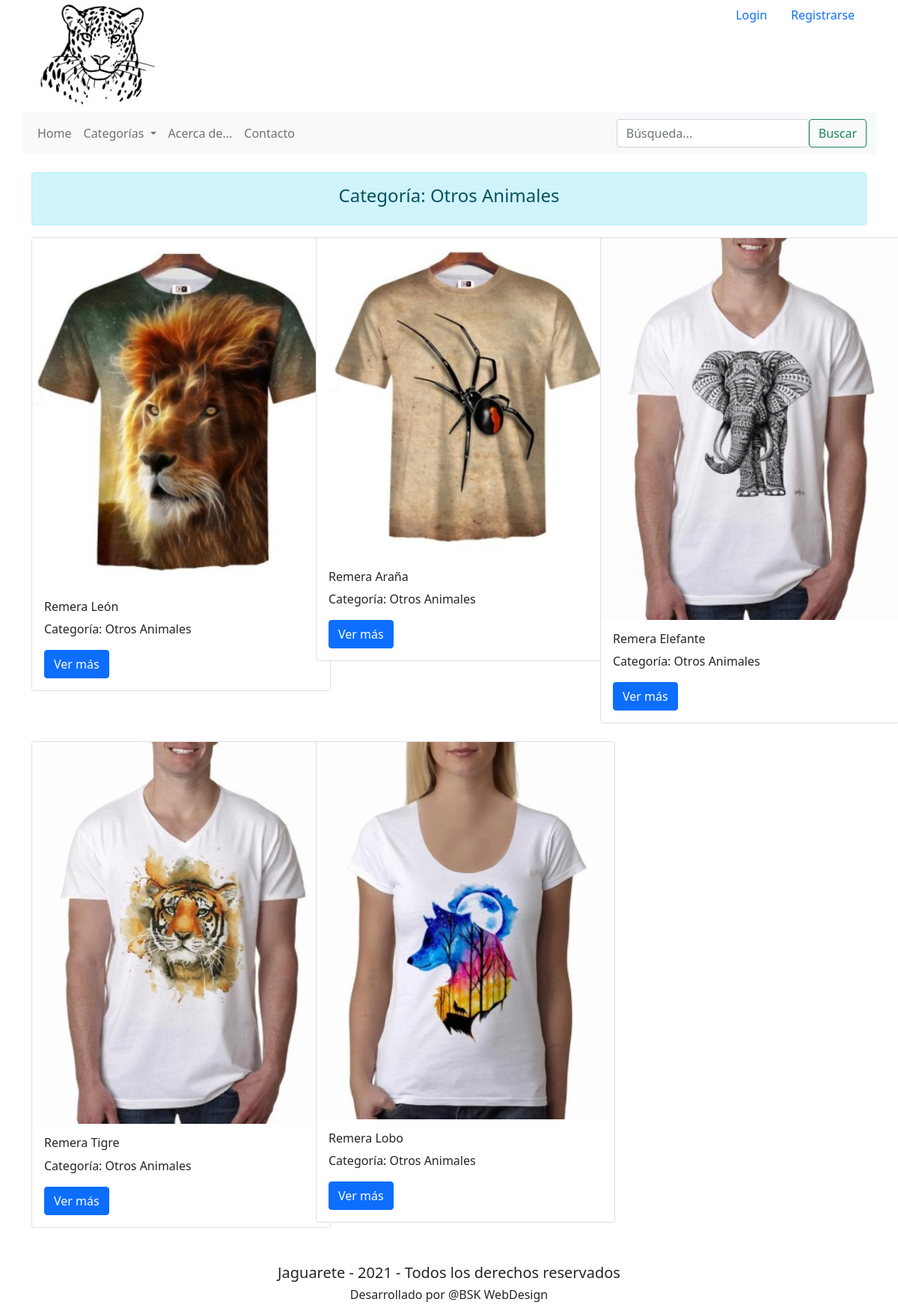
The page /apps/producto/filtro_categorias/2 on the database its author committed.
### apps/models.py (models this page shows, shortened)
class Categorias(models.Model):
    categoria = models.CharField(max_length=64, null=False)
    def __str__(self):
        return f"{self.categoria}"

class Producto(models.Model):
    categoria = models.ForeignKey(Categorias, on_delete=models.CASCADE, related_name="clasificacion_categoria")
    titulo = models.CharField(max_length=250, null=False)
    imagen = models.FileField(upload_to='imagenes/')
    contenido = models.CharField(max_length=2000, null=False)
    precio = models.IntegerField()

### apps/views.py (the view)
# urls.py: path('filtro_categorias/<int:categoria_id>', views.filtro_categorias, name="filtro_categorias"),
def filtro_categorias(request, categoria_id):
    una_categoria = get_object_or_404(Categorias, id=categoria_id)
    queryset = Producto.objects.all()
    queryset = queryset.filter(categoria=una_categoria)
    return render(request,"index.html", {
        "lista_productos": queryset,
        "lista_categorias": Categorias.objects.all(),
        "categoria_seleccionada": una_categoria
    })

### apps/templates/index.html (shortened to what this page needs)
<!DOCTYPE HTML lang="es">
<html lang="es">
{% extends "layout.html" %}
{% block content %}
    {% if categoria_seleccionada %}
        <div class="alert alert-info" role="alert"><h4 style="text-align: center;">Categoría: {{ categoria_seleccionada }}</h4></div>
        <div class="row">
            {% for un_producto in lista_productos %}
                <div class="col-sm-4">
                    <div class="card" style="width: 25rem;">
                        <img class="card-img-top" src="{{ media_url  }}{{ un_producto.imagen.url }}" alt="My image">
                        <div class="card-body">
                          <h6 class="card-title">{{ un_producto.titulo }}</h6>
                          <p class="card-text">Categoría: {{ un_producto.categoria }}</p>
                          <a href="{% url 'producto' un_producto.id %}" class="btn btn-primary">Ver más</a>
                        </div>
                    </div>
                    <br>
                </div>
            {% empty %}
                <li>No hay articulos en ésta Sección.</li>
            {% endfor %}
        </div>
    {% endif %}
{% endblock %}

### rows shown on the page
Categorias: categoria "Otros Animales"
Producto: imagen (picture), titulo "Remera León", categoria "Otros Animales"
Producto: imagen (picture), titulo "Remera Araña", categoria "Otros Animales"
Producto: imagen (picture), titulo "Remera Elefante", categoria "Otros Animales"
Producto: imagen (picture), titulo "Remera Tigre", categoria "Otros Animales"
Producto: imagen (picture), titulo "Remera Lobo", categoria "Otros Animales"
